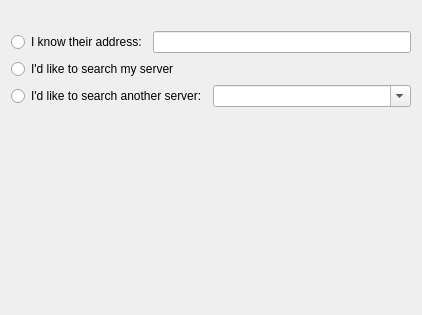
<?xml version="1.0" encoding="UTF-8"?>
<ui version="4.0">
 <class>QtUserSearchFirstPage</class>
 <widget class="QWizardPage" name="QtUserSearchFirstPage">
  <property name="geometry">
   <rect>
    <x>0</x>
    <y>0</y>
    <width>422</width>
    <height>315</height>
   </rect>
  </property>
  <property name="windowTitle">
   <string></string>
  </property>
  <property name="title">
   <string>Add a user</string>
  </property>
  <property name="subTitle">
   <string>Add another user to your contact list. If you know their address you can add them directly, or you can search for them.</string>
  </property>
  <layout class="QVBoxLayout" name="verticalLayout">
   <item>
    <widget class="QLabel" name="howLabel_">
     <property name="text">
      <string></string>
     </property>
    </widget>
   </item>
   <item>
    <layout class="QHBoxLayout" name="horizontalLayout_2">
     <item>
      <widget class="QRadioButton" name="byJID_">
       <property name="text">
        <string>I know their address:</string>
       </property>
      </widget>
     </item>
     <item>
      <widget class="QLineEdit" name="jid_"/>
     </item>
    </layout>
   </item>
   <item>
    <widget class="QRadioButton" name="byLocalSearch_">
     <property name="text">
      <string>I'd like to search my server</string>
     </property>
    </widget>
   </item>
   <item>
    <layout class="QHBoxLayout" name="horizontalLayout">
     <item>
      <widget class="QRadioButton" name="byRemoteSearch_">
       <property name="text">
        <string>I'd like to search another server:</string>
       </property>
      </widget>
     </item>
     <item>
      <widget class="QComboBox" name="service_">
       <property name="sizePolicy">
        <sizepolicy hsizetype="Expanding" vsizetype="Fixed">
         <horstretch>0</horstretch>
         <verstretch>0</verstretch>
        </sizepolicy>
       </property>
       <property name="editable">
        <bool>true</bool>
       </property>
      </widget>
     </item>
    </layout>
   </item>
   <item>
    <spacer name="verticalSpacer_2">
     <property name="orientation">
      <enum>Qt::Vertical</enum>
     </property>
     <property name="sizeHint" stdset="0">
      <size>
       <width>20</width>
       <height>77</height>
      </size>
     </property>
    </spacer>
   </item>
   <item>
    <widget class="QLabel" name="errorLabel_">
     <property name="text">
      <string></string>
     </property>
     <property name="alignment">
      <set>Qt::AlignCenter</set>
     </property>
    </widget>
   </item>
   <item>
    <spacer name="verticalSpacer">
     <property name="orientation">
      <enum>Qt::Vertical</enum>
     </property>
     <property name="sizeHint" stdset="0">
      <size>
       <width>20</width>
       <height>40</height>
      </size>
     </property>
    </spacer>
   </item>
  </layout>
 </widget>
 <resources/>
 <connections/>
</ui>
